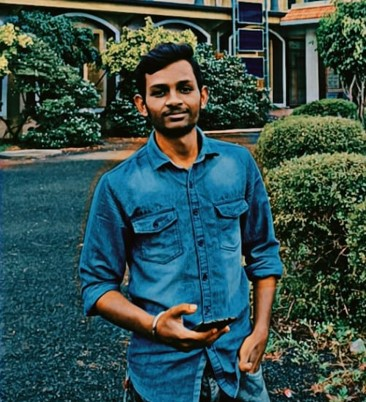
#> input picture pica.jpg, 366 x 402 px
$ python face_detec.py
#> lines starting #> are read from the running program, lines starting #| are printed output that depends on the picture; after the words box and inside, x2 and y2 are one past the last pixel; in counts of white or black regions, pixels touching at a corner belong together
import cv2
imagePath = 'pica.jpg'
img = cv2.imread(imagePath)
#> img is the input picture: shape (402, 366, 3); mean B, G, R 76.7, 79.3, 52.2
img.shape
gray_image = cv2.cvtColor(img, cv2.COLOR_BGR2GRAY)
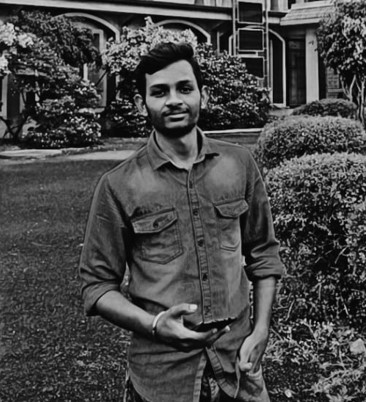
#> gray_image: shape (402, 366); min 0, max 220, mean 70.9
gray_image.shape
face_classifier = cv2.CascadeClassifier(
    cv2.data.haarcascades + "haarcascade_frontalface_default.xml"
)
face = face_classifier.detectMultiScale(
    gray_image, scaleFactor=1.1, minNeighbors=5, minSize=(40, 40)
)
#> face = [[138, 62, 71, 71]]
for (x, y, w, h) in face:
    cv2.rectangle(img, (x, y), (x + w, y + h), (0, 255, 0), 4)
#> this loop made 1 pass
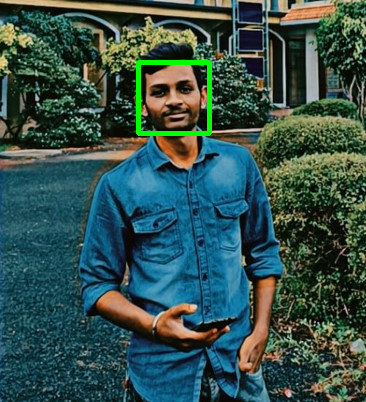
#> img: shape (402, 366, 3); 0.96% of pixels changed, all inside (x1, y1, x2, y2) = (136, 60, 212, 136)

img_rgb = cv2.cvtColor(img, cv2.COLOR_BGR2RGB)
import matplotlib.pyplot as plt


plt.figure(figsize=(20,10))
plt.imshow(img_rgb)
plt.axis('off')

$ run again, with closed-eye-detection-python-project-ideas.png saved as pica.jpg
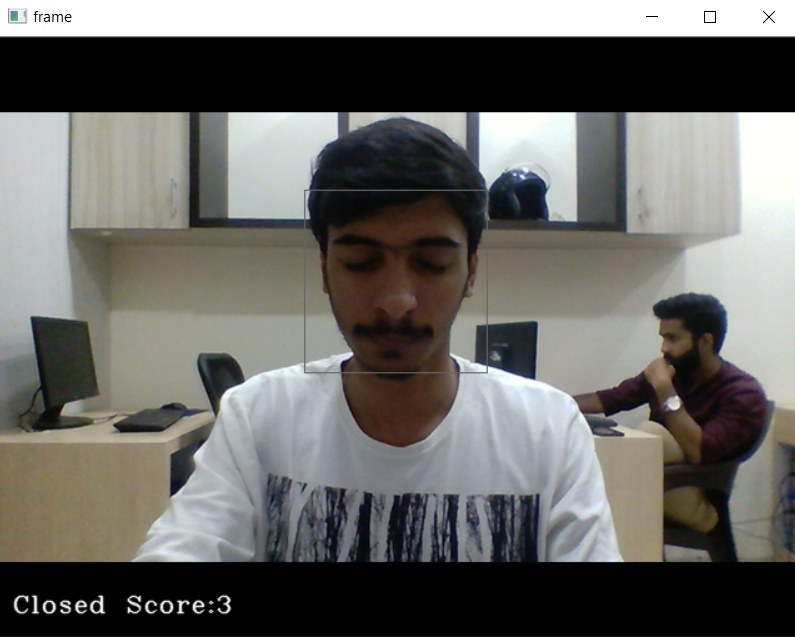
#> input picture closed-eye-detection-python-project-ideas.png, 795 x 637 px
#> img is the input picture: shape (637, 795, 3); mean B, G, R 101.3, 104.8, 105.5
#> `gray_image = cv2.cvtColor(img, cv2.COLOR_BGR2GRAY)`:
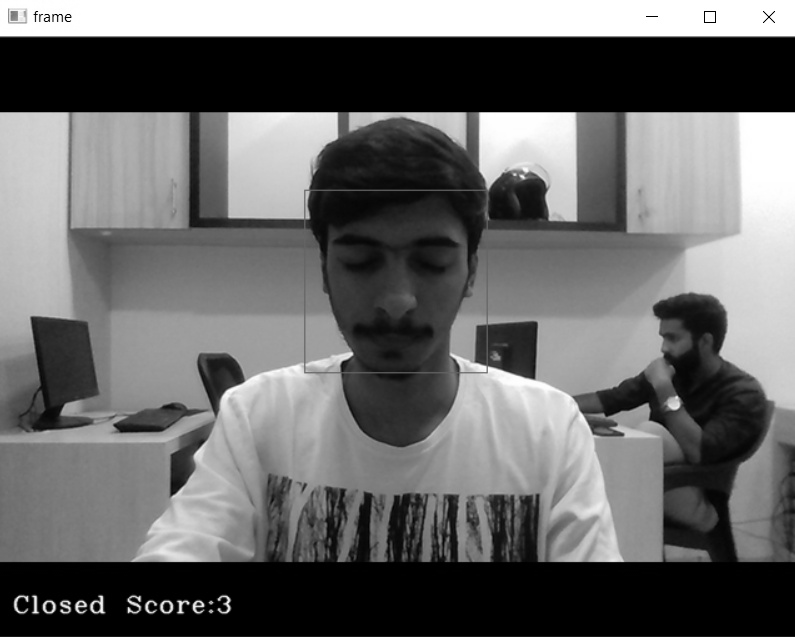
#> gray_image: shape (637, 795); min 0, max 255, mean 104.6
#> face = [[309, 199, 172, 172]]
#> the loop `for (x, y, w, h) in face:` made 1 pass
#> after the loop `for (x, y, w, h) in face:`:
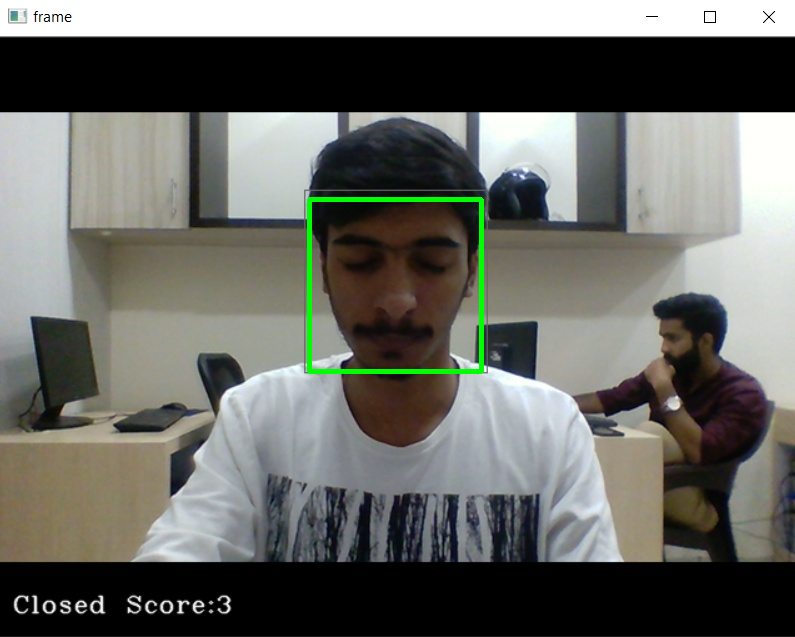
#> img: shape (637, 795, 3); 0.68% of pixels changed, all inside (x1, y1, x2, y2) = (307, 197, 484, 374)
